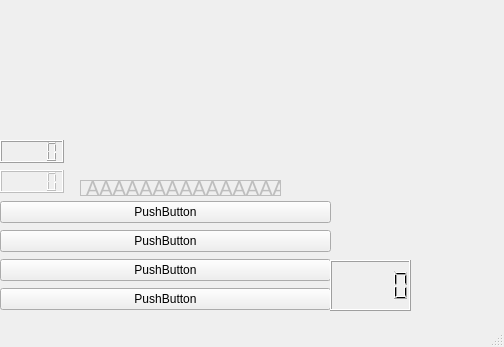
<?xml version="1.0" encoding="UTF-8"?>
<ui version="4.0">
 <class>MainWindow</class>
 <widget class="QMainWindow" name="MainWindow">
  <property name="geometry">
   <rect>
    <x>0</x>
    <y>0</y>
    <width>504</width>
    <height>347</height>
   </rect>
  </property>
  <property name="windowTitle">
   <string>MainWindow</string>
  </property>
  <widget class="QWidget" name="centralwidget">
   <widget class="QWidget" name="gridLayoutWidget">
    <property name="geometry">
     <rect>
      <x>0</x>
      <y>200</y>
      <width>331</width>
      <height>111</height>
     </rect>
    </property>
    <layout class="QGridLayout" name="Odpowiedzi">
     <item row="0" column="0">
      <widget class="QPushButton" name="Odpowiedz1">
       <property name="text">
        <string>PushButton</string>
       </property>
      </widget>
     </item>
     <item row="1" column="0">
      <widget class="QPushButton" name="Odpowiedz2">
       <property name="text">
        <string>PushButton</string>
       </property>
      </widget>
     </item>
     <item row="2" column="0">
      <widget class="QPushButton" name="Odpowiedz3">
       <property name="text">
        <string>PushButton</string>
       </property>
      </widget>
     </item>
     <item row="3" column="0">
      <widget class="QPushButton" name="Odpowiedz4">
       <property name="text">
        <string>PushButton</string>
       </property>
      </widget>
     </item>
    </layout>
   </widget>
   <widget class="QLabel" name="Pytanie">
    <property name="enabled">
     <bool>false</bool>
    </property>
    <property name="geometry">
     <rect>
      <x>80</x>
      <y>180</y>
      <width>201</width>
      <height>16</height>
     </rect>
    </property>
    <property name="sizePolicy">
     <sizepolicy hsizetype="Preferred" vsizetype="Preferred">
      <horstretch>0</horstretch>
      <verstretch>0</verstretch>
     </sizepolicy>
    </property>
    <property name="font">
     <font>
      <pointsize>15</pointsize>
     </font>
    </property>
    <property name="autoFillBackground">
     <bool>false</bool>
    </property>
    <property name="frameShape">
     <enum>QFrame::Panel</enum>
    </property>
    <property name="text">
     <string>AAAAAAAAAAAAAAAAAAAAAAAAAAAAAAAAAAAAAAAAAAAAAAAAAAAAAAAAAA</string>
    </property>
    <property name="scaledContents">
     <bool>false</bool>
    </property>
    <property name="wordWrap">
     <bool>true</bool>
    </property>
   </widget>
   <widget class="QLCDNumber" name="Nr_pytania">
    <property name="enabled">
     <bool>false</bool>
    </property>
    <property name="geometry">
     <rect>
      <x>0</x>
      <y>170</y>
      <width>64</width>
      <height>23</height>
     </rect>
    </property>
   </widget>
   <widget class="QLCDNumber" name="Suma">
    <property name="geometry">
     <rect>
      <x>330</x>
      <y>260</y>
      <width>81</width>
      <height>51</height>
     </rect>
    </property>
   </widget>
   <widget class="QLCDNumber" name="Ile_za_pytanie">
    <property name="geometry">
     <rect>
      <x>0</x>
      <y>140</y>
      <width>64</width>
      <height>23</height>
     </rect>
    </property>
   </widget>
  </widget>
  <widget class="QMenuBar" name="menubar">
   <property name="geometry">
    <rect>
     <x>0</x>
     <y>0</y>
     <width>504</width>
     <height>18</height>
    </rect>
   </property>
  </widget>
  <widget class="QStatusBar" name="statusbar"/>
 </widget>
 <resources/>
 <connections/>
</ui>
